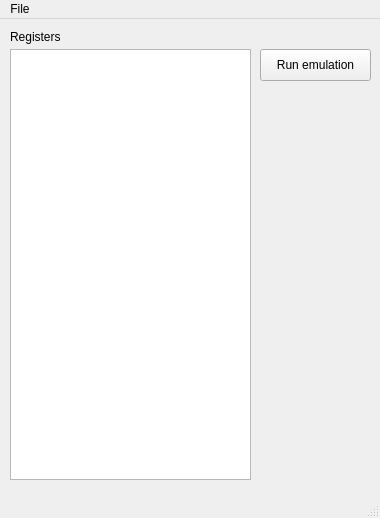
<?xml version="1.0" encoding="UTF-8"?>
<ui version="4.0">
 <class>CortexM0UI</class>
 <widget class="QMainWindow" name="CortexM0UI">
  <property name="enabled">
   <bool>true</bool>
  </property>
  <property name="geometry">
   <rect>
    <x>0</x>
    <y>0</y>
    <width>380</width>
    <height>518</height>
   </rect>
  </property>
  <property name="windowTitle">
   <string>MainWindow</string>
  </property>
  <widget class="QWidget" name="centralwidget">
   <widget class="QListView" name="listView">
    <property name="geometry">
     <rect>
      <x>10</x>
      <y>30</y>
      <width>241</width>
      <height>431</height>
     </rect>
    </property>
   </widget>
   <widget class="QLabel" name="label">
    <property name="geometry">
     <rect>
      <x>10</x>
      <y>10</y>
      <width>161</width>
      <height>16</height>
     </rect>
    </property>
    <property name="text">
     <string>Registers</string>
    </property>
   </widget>
   <widget class="QPushButton" name="pushButton">
    <property name="geometry">
     <rect>
      <x>260</x>
      <y>30</y>
      <width>111</width>
      <height>32</height>
     </rect>
    </property>
    <property name="text">
     <string>Run emulation</string>
    </property>
   </widget>
  </widget>
  <widget class="QMenuBar" name="menubar">
   <property name="geometry">
    <rect>
     <x>0</x>
     <y>0</y>
     <width>380</width>
     <height>22</height>
    </rect>
   </property>
   <widget class="QMenu" name="menuFile">
    <property name="title">
     <string>File</string>
    </property>
    <addaction name="actionLoad_hex_file"/>
   </widget>
   <addaction name="menuFile"/>
  </widget>
  <widget class="QStatusBar" name="statusbar"/>
  <action name="actionLoad_hex_file">
   <property name="text">
    <string>Load hex file</string>
   </property>
  </action>
 </widget>
 <resources/>
 <connections/>
</ui>
